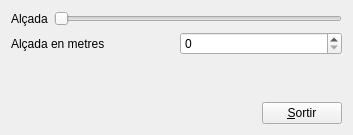
<?xml version="1.0" encoding="UTF-8"?>
<ui version="4.0">
 <class>Form</class>
 <widget class="QWidget" name="Form">
  <property name="geometry">
   <rect>
    <x>0</x>
    <y>0</y>
    <width>353</width>
    <height>135</height>
   </rect>
  </property>
  <property name="windowTitle">
   <string>Exemple d’´us de Qt Designer</string>
  </property>
  <layout class="QVBoxLayout" name="verticalLayout">
   <item>
    <layout class="QHBoxLayout" name="horizontalLayout">
     <item>
      <widget class="QLabel" name="label">
       <property name="text">
        <string>Alçada</string>
       </property>
      </widget>
     </item>
     <item>
      <widget class="QSlider" name="MyForm">
       <property name="orientation">
        <enum>Qt::Horizontal</enum>
       </property>
      </widget>
     </item>
    </layout>
   </item>
   <item>
    <layout class="QHBoxLayout" name="horizontalLayout_2">
     <item>
      <widget class="QLabel" name="label_2">
       <property name="text">
        <string>Alçada en metres</string>
       </property>
      </widget>
     </item>
     <item>
      <widget class="QSpinBox" name="spinBox"/>
     </item>
    </layout>
   </item>
   <item>
    <spacer name="verticalSpacer">
     <property name="orientation">
      <enum>Qt::Vertical</enum>
     </property>
     <property name="sizeHint" stdset="0">
      <size>
       <width>20</width>
       <height>28</height>
      </size>
     </property>
    </spacer>
   </item>
   <item>
    <layout class="QHBoxLayout" name="horizontalLayout_3">
     <item>
      <spacer name="horizontalSpacer">
       <property name="orientation">
        <enum>Qt::Horizontal</enum>
       </property>
       <property name="sizeHint" stdset="0">
        <size>
         <width>478</width>
         <height>20</height>
        </size>
       </property>
      </spacer>
     </item>
     <item>
      <widget class="QPushButton" name="pushButton">
       <property name="text">
        <string>&amp;Sortir</string>
       </property>
      </widget>
     </item>
    </layout>
   </item>
  </layout>
 </widget>
 <resources/>
 <connections>
  <connection>
   <sender>MyForm</sender>
   <signal>sliderMoved(int)</signal>
   <receiver>spinBox</receiver>
   <slot>setValue(int)</slot>
   <hints>
    <hint type="sourcelabel">
     <x>241</x>
     <y>106</y>
    </hint>
    <hint type="destinationlabel">
     <x>296</x>
     <y>255</y>
    </hint>
   </hints>
  </connection>
  <connection>
   <sender>spinBox</sender>
   <signal>valueChanged(int)</signal>
   <receiver>MyForm</receiver>
   <slot>setValue(int)</slot>
   <hints>
    <hint type="sourcelabel">
     <x>273</x>
     <y>270</y>
    </hint>
    <hint type="destinationlabel">
     <x>276</x>
     <y>120</y>
    </hint>
   </hints>
  </connection>
  <connection>
   <sender>pushButton</sender>
   <signal>clicked()</signal>
   <receiver>Form</receiver>
   <slot>close()</slot>
   <hints>
    <hint type="sourcelabel">
     <x>589</x>
     <y>622</y>
    </hint>
    <hint type="destinationlabel">
     <x>586</x>
     <y>500</y>
    </hint>
   </hints>
  </connection>
 </connections>
</ui>
